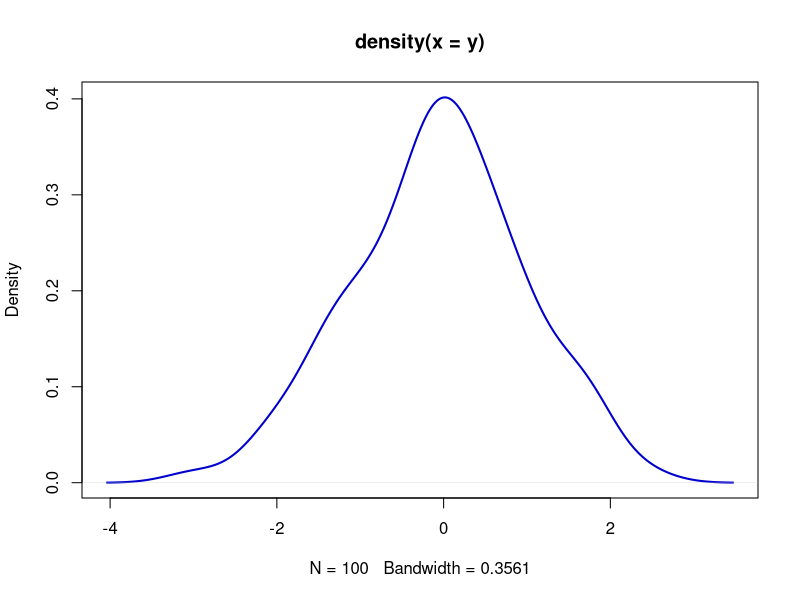

R code for this plot:
## ---- chunk 1
y <- rnorm(100)
plot(density(y), lwd=2, col='blue3')
